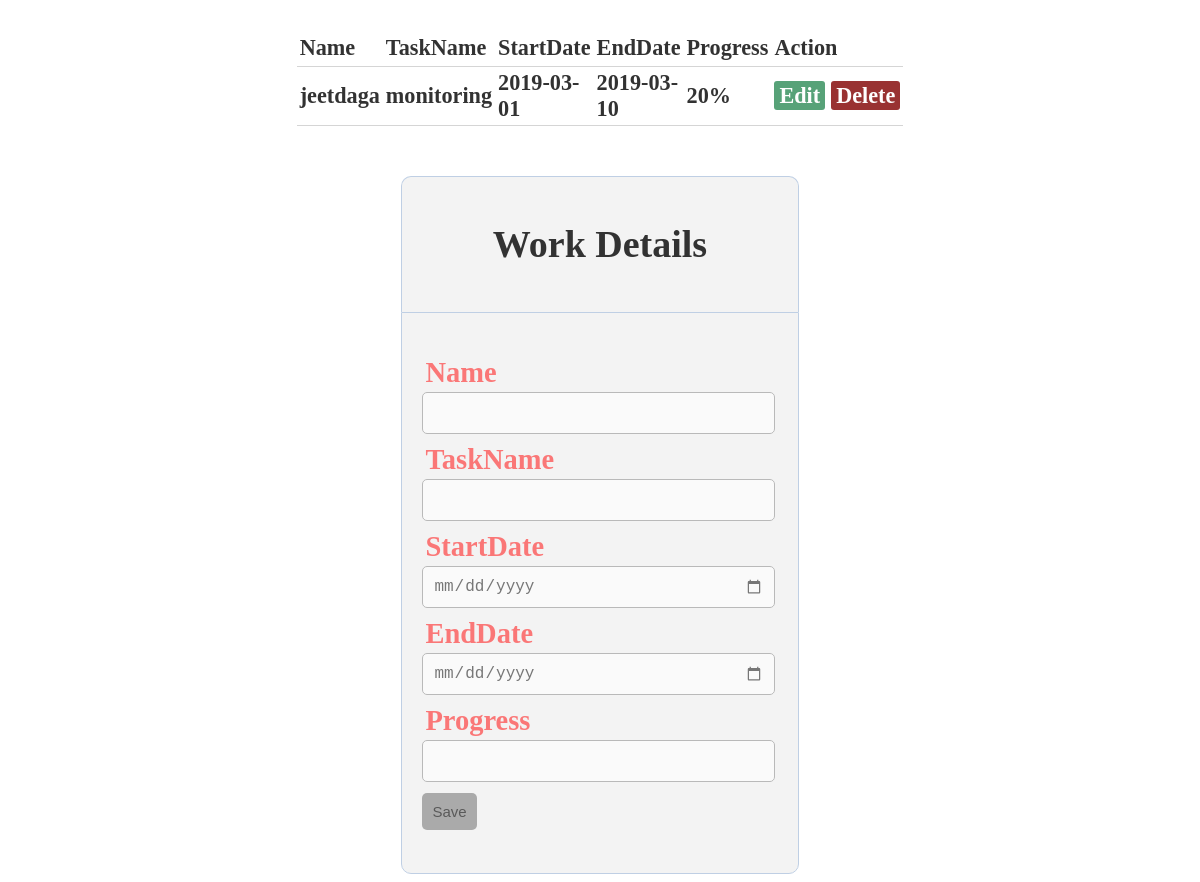
The app's page /work.php (signed in) with its own data.
### tables this page shows
CREATE TABLE `info` (
  `id` int(11) NOT NULL,
  `name` varchar(255) NOT NULL,
  `taskname` varchar(255) NOT NULL,
  `startdate` date NOT NULL,
  `enddate` date NOT NULL,
  `progress` varchar(255) NOT NULL
);

### workserver.php (called while the page is built, shortened)
<?php
	$name = "";
	$taskname = "";
	$startdate = "";
	$enddate = "";
	$progress = "";
	$update = false;

### work.php (the view, shortened to what this page needs)
<?php  include('workserver.php'); ?>
<!DOCTYPE html>
<html>
<head>
	<link rel="stylesheet" type="text/css" href="style1.css">
</head>
<body>
<?php $results = mysqli_query($db, "SELECT * FROM info"); ?>
<h3>
<table>
	<thead>
		<tr>
			<th>Name</th>
			<th>TaskName</th>
			<th>StartDate</th>
			<th>EndDate</th>
			<th>Progress</th>
			<th colspan="2">Action</th>
		</tr>
	</thead>
	<?php while ($row = mysqli_fetch_array($results)) { ?>
		<tr>
			<td><?php echo $row['name']; ?></td>
			<td><?php echo $row['taskname']; ?></td>
			<td><?php echo $row['startdate']; ?></td>
			<td><?php echo $row['enddate']; ?></td>
			<td><?php echo $row['progress']; ?></td>
			<td>
				<a href="work.php?edit=<?php echo $row['id']; ?>" class="edit_btn" >Edit</a>
			</td>
			<td>
				<a href="workserver.php?del=<?php echo $row['id']; ?>" class="del_btn">Delete</a>
			</td>
		</tr>
	<?php } ?>
</table>
</h3>
<div class="register">
		<h1>Work Details</h1>
	</div>
<form method="post" action="workserver.php" >
	<input type="hidden" name="id" value="<?php echo $id; ?>"><h2>
		<div class="input-group">
			<label>Name</label>
			<input type="text" name="name" value="<?php echo $name; ?>">
		</div>
		<div class="input-group">
			<label>TaskName</label>
			<input type="text" name="taskname" value="<?php echo $taskname; ?>">
		</div>
		<div class="input-group">
			<label>StartDate</label>
			<input type="date" name="startdate" value="<?php echo $startdate; ?>">
		</div>
		<div class="input-group">
			<label>EndDate</label>
			<input type="date" name="enddate" value="<?php echo $enddate; ?>">
		</div>
		<div class="input-group">
			<label>Progress</label>
			<input type="text" name="progress" value="<?php echo $progress; ?>">
		</div>
		<div class="input-group">
			<?php if ($update == true): ?>
	<button class="btn" type="submit" name="update" style="background: #556B2F;" >Update</button>
<?php else: ?>
	<button class="btn" type="submit" name="save" >Save</button>
<?php endif ?>
		</div>
	</h2>
	</form>
</body>
</html>

### style1.css (style rules this page uses)
body { background-image: url(splash.jpg); background-repeat: repeat; background-size: cover; font-size: 19px; }
table { width: 50%; margin: 30px auto; background: white; border-collapse: collapse; text-align: left; opacity: 0.8; }
tr { border-bottom: 1px solid #cbcbcb; }
th, td { border: none; height: 30px; padding: 3px; }
.register { width: 30%; margin: 50px auto 0px; color: black; background: #f1f1f1; text-align: center; border: 1px solid #B0C4DE; border-bottom: none; border-radius: 10px 10px 0px 0px; padding: 20px; opacity: 0.8; }
form, .content { width: 30%; margin: 0px auto; padding: 20px; border: 1px solid #B0C4DE; background: #f1f1f1; border-radius: 0px 0px 10px 10px; opacity: 0.8; }
.input-group { margin: 10px 0px 10px 0px; opacity: 0.8; }
.input-group label { color: red; display: block; text-align: left; margin: 3px; opacity: 0.8; }
.input-group input { height: 30px; width: 93%; padding: 5px 10px; font-size: 16px; border-radius: 5px; border: 1px solid gray; opacity: 0.8; }
.btn { padding: 10px; font-size: 15px; color: black; background: grey; border: none; border-radius: 5px; }
.edit_btn { text-decoration: none; padding: 2px 5px; background: #2E8B57; color: white; border-radius: 3px; }
.del_btn { text-decoration: none; padding: 2px 5px; color: white; border-radius: 3px; background: #800000; }

### records on screen
info: name "jeetdaga", taskname "monitoring", startdate "2019-03-01", enddate "2019-03-10", progress "20%"
